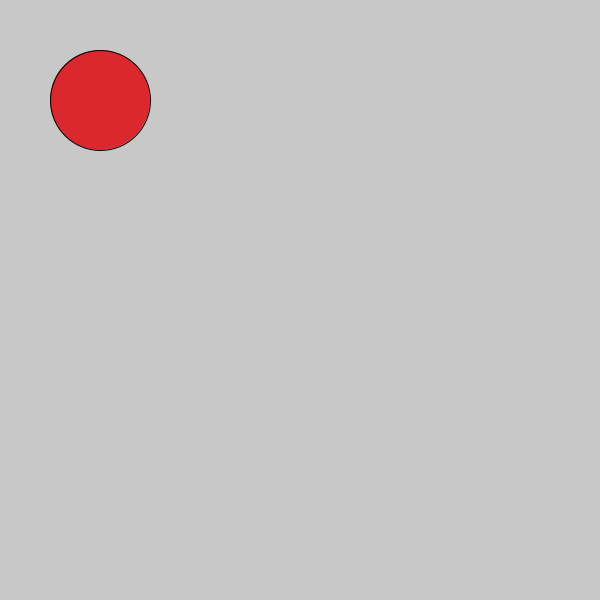
Frame 1 (no input)
Frame 60 (the mouse pressed at the canvas centre just before this capture): identical to frame 1, image omitted
Frame 120 (the mouse held since frame 60 and released just before this capture): identical to frame 1, image omitted

The Processing sketch that drew this single still picture (run headless with seeded random() and noise(); from frame 60 on, the mouse is pressed at the canvas centre):

// Processing sketch: slippery_dot
// ── slippery_dot.pde
 // 1. Create three integer variables to represent the x, y, and the size of the ellipse
     int x = 100;
     int y = 100;
     int d = 100;
     int i = 100;
     
    void setup() {
      // 2. Set the size of your sketch
    size(600, 600);
    }
    
    void draw() {
      // 3. Set the background color of your sketch
      fill(#DB282E);
      background(200, 200, 200);
      // 4. Draw an ellipse. Make sure it fits in the window.
      // Use the variables created at the top of the sketch, 
      // for the location and size of your ellipse
    ellipse(x, y, d, i);
    }
    
    void mousePressed() {
      //5. Create an integer variable called distance
      int distance = getDistance(mouseX, mouseY, d, i);  
      //6. Set the value of the distance variable to the value returned by the getDistance method
      //   Pass the mouse's x and y (mouseX and mouseY) and the x and y of your ellipse to the method.
       
      //7.  Use an if statement to check if the distance variable is < the radius of the ellipse
      //    If it is, set a new x and y for the ellipse, using a random location on the window
      //    Hint: Use the Processing random() function
       if(distance < d) {
       x = (int)random(width);
       y = (int)random(height);  }
       

      }

    
    int getDistance(int x1, int y1, int x2, int y2) {
      return (int)Math.sqrt(Math.pow((x1-x2),2) + Math.pow((y1-y2),2));
    }
